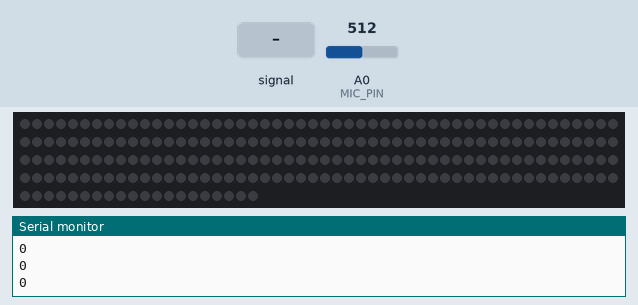
The sketch below on a simulated Arduino Uno, built with avr-gcc and run on an emulated ATmega328P. Parts: 220 RGB LEDs in strip order, left to right, continuing on the next row, the last lines printed to the serial monitor. Inputs (shaded band) come from the test bench; at power-on: A0 (MIC_PIN) = 512. Dim RGB values are drawn brighter than linear.

Above: at 2.2 s.
2.3 s: A0 (MIC_PIN) fed a 2 Hz sine of ±306 counts around its level
At 4.6 s:
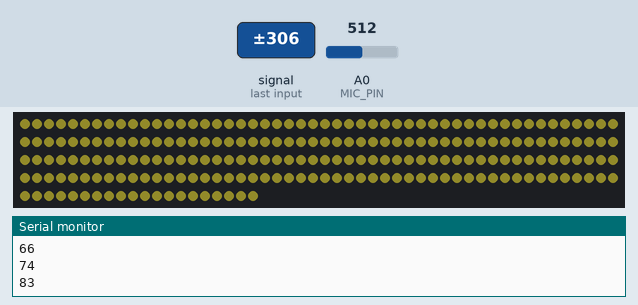
4.7 s: A0 (MIC_PIN) set to 306
6.2 s: A0 (MIC_PIN) fed a 2 Hz sine of ±306 counts around its level
9.2 s: A0 (MIC_PIN) set to 369
10.7 s: A0 (MIC_PIN) set to 402
At 12.1 s:
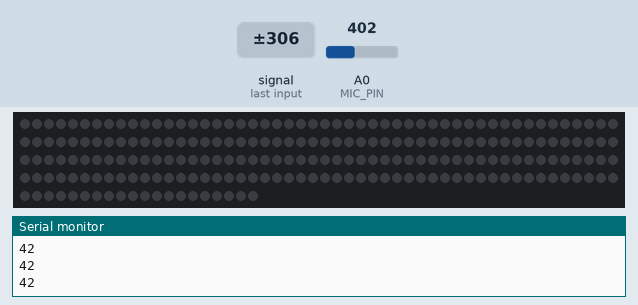
12.4 s: A0 (MIC_PIN) set to 122
At 12.9 s:
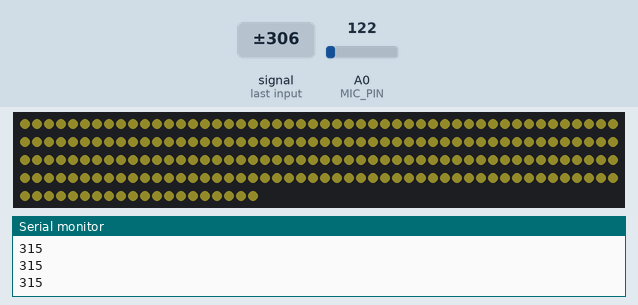
Timing chart, 0 to 14.9 s (numbered marks = the images above; inputs shaded):
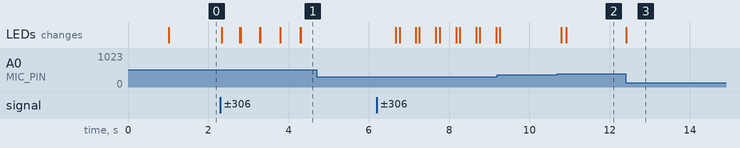

Measured:
- after the input at 2.3 s, the LEDs: change at once (image 1)
- after the input at 12.4 s, the LEDs: change at once (image 3)

The sketch:

CDC_Caberet_sound.ino
```cpp
/* soundbracelet
  By: John Burroughs
  Converted to FastLED by: Andrew Tuline
  Date: Oct, 2014
  soundbracelet is based Neopixel code by John Burroughs:
  https://www.youtube.com/watch?v=JjX8X5D8RW0&feature=youtu.be
  https://plus.google.com/105445034001275025240/posts/jK2fxRx79kj
  http://www.slickstreamer.info/2014/07/led-bracelet-vu-meter-3dprinting.html
  That was based on the Adafruit LED Ampli-tie project at:
  https://learn.adafruit.com/led-ampli-tie/overview
  This version was written for a Sparkfun INMP401 MEMS microphone/pre-amp. In this case, it's plugged into A5 of the Arduino.
  You may need to only use battery power as noise from the USB can affect the signals.
  Plug Vcc of the microphone into 3.3V of Arduino. Connect 3.3V of Arduino to aref pin, and gnd to gnd.
*/


#include "FastLED.h"                                          // FastLED library.


#if FASTLED_VERSION < 3001000
#error "Requires FastLED 3.1 or later; check github for latest code."
#endif

// Fixed definitions cannot change on the fly.
#define LED_DT 6                                             // Data pin to connect to the strip.
#define LED_CK 11
#define COLOR_ORDER BGR                                       // It's GRB for WS2812B
#define LED_TYPE NEOPIXEL                                       // What kind of strip are you using (WS2801, WS2812B or APA102)?
#define NUM_LEDS 220  // Number of LED's.
#define TRIGGERLVL 50

// Initialize changeable global variables.
uint8_t max_bright = 128;                                     // Overall brightness definition. It can be changed on the fly.

struct CRGB leds[NUM_LEDS];                                   // Initialize our LED array.


#define MIC_PIN A0                                             // Analog port for microphone

#define DC_OFFSET  32                                         // DC offset in mic signal - if unusure, leave 0
// I calculated this value by serialprintln lots of mic values
#define NOISE     100                                         // Noise/hum/interference in mic signal and increased value until it went quiet
#define SAMPLES   60                                          // Length of buffer for dynamic level adjustment
#define TOP (NUM_LEDS + 2)                                    // Allow dot to go slightly off scale
#define PEAK_FALL 40                                          // Rate of peak falling dot

byte
peak      = 0,                                              // Used for falling dot
dotCount  = 0,                                              // Frame counter for delaying dot-falling speed
volCount  = 0;                                              // Frame counter for storing past volume data
int
vol[SAMPLES],                                               // Collection of prior volume samples
    lvl       = 10,                                             // Current "dampened" audio level
    minLvlAvg = 0,                                              // For dynamic adjustment of graph low & high
    maxLvlAvg = 512;


void setup() {

  // This is only needed on 5V Arduinos (Uno, Leonardo, etc.).
  // Connect 3.3V to mic AND TO AREF ON ARDUINO and enable this
  // line.  Audio samples are 'cleaner' at 3.3V.
  // COMMENT OUT THIS LINE FOR 3.3V ARDUINOS (FLORA, ETC.):
  analogReference(EXTERNAL);

  delay(1000);                                                // Power-up safety delay or something like that.
  Serial.begin(57600);

  LEDS.addLeds<LED_TYPE, LED_DT>(leds, NUM_LEDS);        // Use this for WS2812B
//  LEDS.addLeds<LED_TYPE, LED_DT, LED_CK, COLOR_ORDER>(leds, NUM_LEDS);  // Use this for WS2801 or APA102

  FastLED.setBrightness(max_bright);
  set_max_power_in_volts_and_milliamps(5, 500);               // FastLED 2.1 Power management set at 5V, 500mA
} // setup()


void loop() {
  soundbracelet();
  show_at_max_brightness_for_power();                         // Power managed FastLED display
} // loop()


void soundbracelet() {

  uint8_t  i;
  uint16_t minLvl, maxLvl;
  int      n, height;

  n = analogRead(MIC_PIN);                                    // Raw reading from mic
  n = abs(n - 512 - DC_OFFSET);                               // Center on zero

  n = (n <= NOISE) ? 0 : (n - NOISE);                         // Remove noise/hum
  lvl = ((lvl * 7) + n) >> 3;                                 // "Dampened" reading (else looks twitchy)

  Serial.println(lvl);
  if (lvl>TRIGGERLVL) {
    fill_solid(leds, NUM_LEDS, 0xFFED47);
  }
  fadeToBlackBy(leds, NUM_LEDS,64);
  // Calculate bar height based on dynamic min/max levels (fixed point):
//  height = TOP * (lvl - minLvlAvg) / (long)(maxLvlAvg - minLvlAvg);

//  if (height < 0L)       height = 0;                          // Clip output
//  else if (height > TOP) height = TOP;
//  if (height > peak)     peak   = height;                     // Keep 'peak' dot at top


  // Color pixels based on rainbow gradient
//  for (i = 0; i < NUM_LEDS; i++) {
//    if (i >= height)   leds[i].setRGB( 0, 0, 0);
//    else leds[i] = CHSV(map(i, 0, NUM_LEDS - 1, 30, 150), 255, 255);
//  }

  // Draw peak dot
 // if (peak > 0 && peak <= NUM_LEDS - 1) leds[peak] = CHSV(map(peak, 0, NUM_LEDS - 1, 30, 150), 255, 255);

  // Every few frames, make the peak pixel drop by 1:

//  if (++dotCount >= PEAK_FALL) {                            // fall rate
//    if (peak > 0) peak--;
//    dotCount = 0;
//  }

  vol[volCount] = n;                                          // Save sample for dynamic leveling
  if (++volCount >= SAMPLES) volCount = 0;                    // Advance/rollover sample counter

  // Get volume range of prior frames
  minLvl = maxLvl = vol[0];
  for (i = 1; i < SAMPLES; i++) {
    if (vol[i] < minLvl)      minLvl = vol[i];
    else if (vol[i] > maxLvl) maxLvl = vol[i];
  }
  // minLvl and maxLvl indicate the volume range over prior frames, used
  // for vertically scaling the output graph (so it looks interesting
  // regardless of volume level).  If they're too close together though
  // (e.g. at very low volume levels) the graph becomes super coarse
  // and 'jumpy'...so keep some minimum distance between them (this
  // also lets the graph go to zero when no sound is playing):
  if ((maxLvl - minLvl) < TOP) maxLvl = minLvl + TOP;
  minLvlAvg = (minLvlAvg * 63 + minLvl) >> 6;                 // Dampen min/max levels
  maxLvlAvg = (maxLvlAvg * 63 + maxLvl) >> 6;                 // (fake rolling average)

} // fastbracelet()
```
